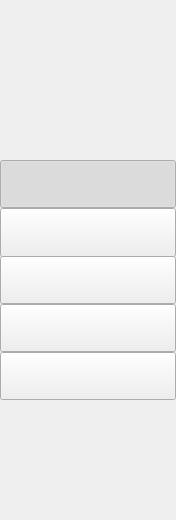
     <widget class="QWidget" name="manualContext" native="true">
      <property name="geometry">
       <rect>
        <x>-5</x>
        <y>0</y>
        <width>176</width>
        <height>520</height>
       </rect>
      </property>
      <widget class="QPushButton" name="manualMenu_1">
       <property name="geometry">
        <rect>
         <x>0</x>
         <y>160</y>
         <width>176</width>
         <height>48</height>
        </rect>
       </property>
       <property name="icon">
        <iconset resource="images.qrc">
         <normaloff>:/manual/images/manual/ManualSubMenu_02.png</normaloff>
         <normalon>:/manual/images/manual/ManualSubMenu_02~.png</normalon>:/manual/images/manual/ManualSubMenu_02.png</iconset>
       </property>
       <property name="iconSize">
        <size>
         <width>176</width>
         <height>50</height>
        </size>
       </property>
       <property name="checkable">
        <bool>true</bool>
       </property>
       <property name="checked">
        <bool>true</bool>
       </property>
       <property name="autoExclusive">
        <bool>true</bool>
       </property>
      </widget>
      <widget class="QLabel" name="header">
       <property name="geometry">
        <rect>
         <x>0</x>
         <y>0</y>
         <width>176</width>
         <height>165</height>
        </rect>
       </property>
       <property name="text">
        <string/>
       </property>
       <property name="pixmap">
        <pixmap resource="images.qrc">:/manual/images/manual/ManualSubMenu_01.png</pixmap>
       </property>
      </widget>
      <widget class="QPushButton" name="manualMenu_2">
       <property name="geometry">
        <rect>
         <x>0</x>
         <y>208</y>
         <width>176</width>
         <height>49</height>
        </rect>
       </property>
       <property name="icon">
        <iconset resource="images.qrc">
         <normaloff>:/manual/images/manual/ManualSubMenu_03.png</normaloff>
         <normalon>:/manual/images/manual/ManualSubMenu_03.png</normalon>:/manual/images/manual/ManualSubMenu_03.png</iconset>
       </property>
       <property name="iconSize">
        <size>
         <width>176</width>
         <height>50</height>
        </size>
       </property>
       <property name="checkable">
        <bool>true</bool>
       </property>
       <property name="checked">
        <bool>false</bool>
       </property>
       <property name="autoExclusive">
        <bool>true</bool>
       </property>
      </widget>
      <widget class="QPushButton" name="manualMenu_3">
       <property name="geometry">
        <rect>
         <x>0</x>
         <y>256</y>
         <width>176</width>
         <height>48</height>
        </rect>
       </property>
       <property name="icon">
        <iconset resource="images.qrc">
         <normaloff>:/manual/images/manual/ManualSubMenu_04.png</normaloff>
         <normalon>:/manual/images/manual/ManualSubMenu_04~.png</normalon>:/manual/images/manual/ManualSubMenu_04.png</iconset>
       </property>
       <property name="iconSize">
        <size>
         <width>176</width>
         <height>50</height>
        </size>
       </property>
       <property name="checkable">
        <bool>true</bool>
       </property>
       <property name="checked">
        <bool>false</bool>
       </property>
       <property name="autoExclusive">
        <bool>true</bool>
       </property>
      </widget>
      <widget class="QPushButton" name="manualMenu_4">
       <property name="geometry">
        <rect>
         <x>0</x>
         <y>304</y>
         <width>176</width>
         <height>48</height>
        </rect>
       </property>
       <property name="icon">
        <iconset resource="images.qrc">
         <normaloff>:/manual/images/manual/ManualSubMenu_05.png</normaloff>
         <normalon>:/manual/images/manual/ManualSubMenu_05~.png</normalon>:/manual/images/manual/ManualSubMenu_05.png</iconset>
       </property>
       <property name="iconSize">
        <size>
         <width>176</width>
         <height>50</height>
        </size>
       </property>
       <property name="checkable">
        <bool>true</bool>
       </property>
       <property name="checked">
        <bool>false</bool>
       </property>
       <property name="autoExclusive">
        <bool>true</bool>
       </property>
      </widget>
      <widget class="QPushButton" name="manualMenu_5">
       <property name="geometry">
        <rect>
         <x>0</x>
         <y>352</y>
         <width>176</width>
         <height>48</height>
        </rect>
       </property>
       <property name="icon">
        <iconset resource="images.qrc">
         <normaloff>:/manual/images/manual/ManualSubMenu_06.png</normaloff>
         <normalon>:/manual/images/manual/ManualSubMenu_06~.png</normalon>:/manual/images/manual/ManualSubMenu_06.png</iconset>
       </property>
       <property name="iconSize">
        <size>
         <width>176</width>
         <height>50</height>
        </size>
       </property>
       <property name="checkable">
        <bool>true</bool>
       </property>
       <property name="checked">
        <bool>false</bool>
       </property>
       <property name="autoExclusive">
        <bool>true</bool>
       </property>
      </widget>
      <widget class="QLabel" name="bottom">
       <property name="geometry">
        <rect>
         <x>0</x>
         <y>400</y>
         <width>176</width>
         <height>202</height>
        </rect>
       </property>
       <property name="text">
        <string/>
       </property>
       <property name="pixmap">
        <pixmap resource="images.qrc">:/manual/images/manual/ManualSubMenu_07.png</pixmap>
       </property>
      </widget>
     </widget>
